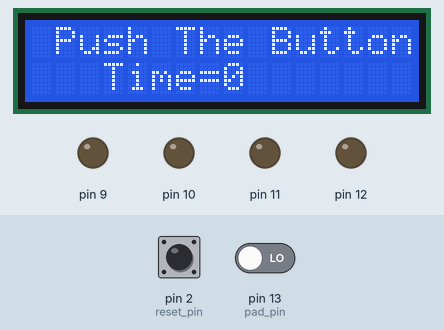
This sketch was run on a simulated Arduino Uno, built with avr-gcc and run on an emulated ATmega328P. Shown: 16×2 character LCD, output pins drawn as LEDs (lit = HIGH). The inputs (shaded band) are chosen by the test bench; at power-on: pin 13 (pad_pin) LOW, pin 2 (reset_pin) LOW. EEPROM starts erased; pins used as bus, display or sensor lines are not drawn; what the sketch prints to the serial monitor is not drawn.

Above: at 1.2 s.
1.3 s: pin 13 (pad_pin) driven HIGH
At 2.6 s:
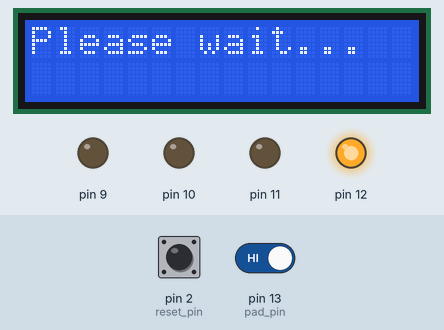
2.9 s: pin 13 (pad_pin) driven LOW
At 3.5 s:
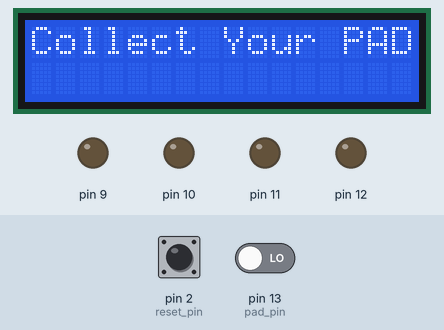
5.4 s: pin 2 (reset_pin) pulled HIGH for 3.2 s
At 6.3 s:
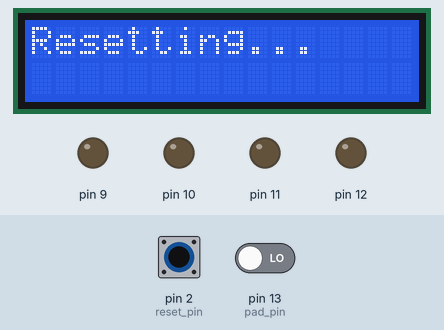
10.5 s: pin 13 (pad_pin) driven HIGH
At 11.5 s:
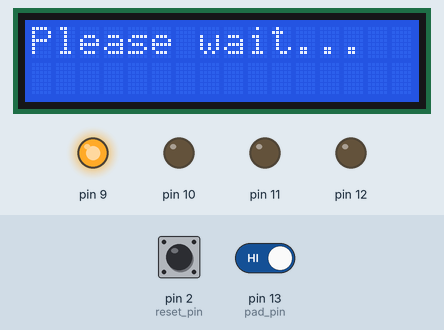
Timing chart, 0 to 13.1 s (numbered marks = the images above; inputs shaded):
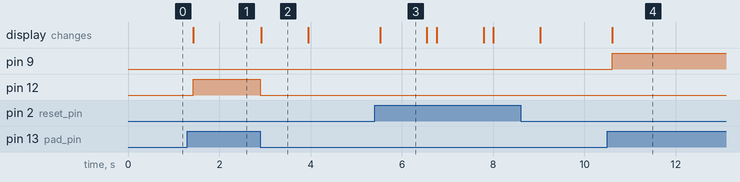

The sketch:

old_vending_test.ino
```cpp
#include <EEPROM.h>
#include <Wire.h>
#include <LiquidCrystal_I2C.h>
#include "Motor.h"

int address = 0; // Address in the EEPROM where you want to store the data
byte remaining_pad;
LiquidCrystal_I2C lcd(0x27,16,2);  // set the LCD address to 0x27 for a 16 chars and 2 line display
int reset_pin = 2;
int pad_pin = 13;
Motor motor1(0,9,10);
Motor motor2(0,11,12);
long time;

void setup()
{
  pinMode(reset_pin,INPUT);
  pinMode(pad_pin,INPUT);
  lcd.init();                      // initialize the lcd
  lcd.backlight();
  Serial.begin(9600);
  remaining_pad = EEPROM.read(address);

}

void loop()
{
  Serial.println(digitalRead(pad_pin));
  if(digitalRead(reset_pin) == 1){
    remaining_pad = 50;
    EEPROM.update(address, remaining_pad);
    lcd.clear();
    lcd.setCursor(0, 0);
    lcd.print("Resetting...");
    delay(1000);
  }
  while(digitalRead(pad_pin) == 1){
    if(remaining_pad > 0){
      lcd.clear();
      lcd.setCursor(0, 0);
      lcd.print("Please wait...");
      if(remaining_pad%2 == 0){
        time = motor1.rotate(200,pad_pin);
      }
      else{
        time = motor2.rotate(-200, pad_pin);
      }
      remaining_pad -= 1;
      EEPROM.update(address, remaining_pad);
      lcd.clear();
      lcd.setCursor(0, 0);
      lcd.print("Collect Your PAD");
      delay(1000);
      if(remaining_pad <= 5){
        lcd.clear();
        lcd.setCursor(0, 0);
        lcd.print("Low Stock...");
        lcd.clear();
        lcd.setCursor(0, 1);
        lcd.print("Please Refill...");
        delay(1000);
      }
      // int client_delay = 40; //sec
      // long starting_time = millis();
      // lcd.clear();
      // while((millis()-starting_time)/1000 < client_delay){
      //   lcd.setCursor(0, 0);
      //   lcd.print("Please wait for :");
      //   lcd.setCursor(5,1);
      //   lcd.print(client_delay-(millis()-starting_time)/1000);
      //   lcd.print("sec");
      // }
    }
    else{
      long start_time = millis();
      while(millis() - start_time < 1000){
        lcd.clear();
        delay(50);
        lcd.setCursor(2, 0);
        lcd.print("Please fill up");
        lcd.setCursor(5, 1);
        lcd.print("PADS...");
        delay(200);
      }
      start_time = millis();
      while(millis() - start_time < 1000){
        lcd.clear();
        delay(50);
        lcd.setCursor(2, 0);
        lcd.print("OR RESET IT");
        delay(200);
      }
    }
  }
  lcd.clear();
  lcd.setCursor(1, 0);
  lcd.print("Push The Button");
  lcd.setCursor(3, 1);
  lcd.print("Time=");
  lcd.print(time);
  delay(200);
}
```

Motor.h
```cpp
#ifndef Motor_h
#define Motor_h

#include "Arduino.h"

class Motor {
  public:
    //Constructor - Plus and Minus are the Motor output / en_a and en_b are the encoder inputs
    Motor(int pulse, int forward, int backward);
    //Spin the motor with a percentage value
    long rotate(int value, int pin);
  private:
    int pulse;
    int forward;
    int backward;
};

#endif
```

motor.cpp
```cpp
// #include "Arduino.h"
#include "Motor.h"


Motor::Motor(int pulse, int forward, int backward) {
  pinMode(pulse,OUTPUT);
  pinMode(forward,OUTPUT);
  pinMode(backward,OUTPUT);
  Motor::pulse = pulse;
  Motor::forward = forward;
  Motor::backward = backward;
}

long Motor::rotate(int value, int pin) {
  long start_time = millis();
  while(digitalRead(pin) == 1){
    if(value>0){
      analogWrite(pulse,value);
      digitalWrite(forward, HIGH);
      digitalWrite(backward, LOW);
    }else if(value < 0){
      analogWrite(pulse,abs(value));
      digitalWrite(forward, LOW);
      digitalWrite(backward, HIGH);
    }
    else{
      digitalWrite(forward, LOW);
      digitalWrite(backward, LOW);
    }
  }
  digitalWrite(forward, LOW);
  digitalWrite(backward, LOW);
  return millis()-start_time;
}
```

Measured:
- after the input at 1.3 s, pin 12: LOW → HIGH after 0.13 s; the display: changes after 0.13 s (image 1)
- after the input at 2.9 s, pin 12: HIGH → LOW at once; the display: changes at once (image 2)
- after the input at 5.4 s, the display: changes after 0.12 s (image 3)
- after the input at 10.5 s, pin 9: LOW → HIGH after 0.11 s; the display: changes after 0.11 s (image 4)
- what the display in image 2 shows lasts 1.0 s, from 2.9 s to 3.9 s
